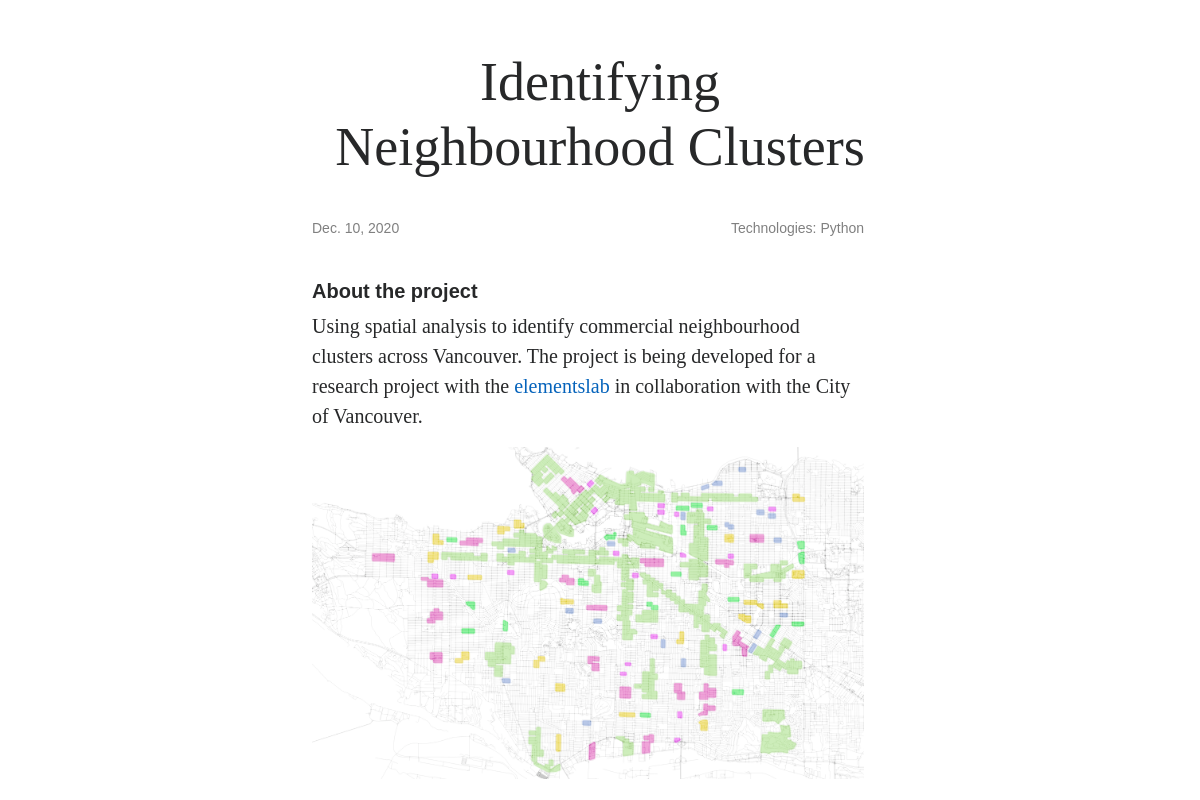
Screenshot of /3/ with the database file from the repository.
### projects/models.py (models this page shows, shortened)
class Project(models.Model):
	title = models.CharField(max_length=100)
	description = models.TextField()
	detailed_description = models.TextField(null=True, blank=True)
	date = models.DateField()
	image = models.FilePathField(path="static/img")
	technologies = MultiSelectField(choices=TECHS, default=(('python', 'Python')))
	link = models.URLField(null=True, blank=True)
	code = models.URLField(null=True, blank=True)
	filter = models.CharField(default='filter-gd', max_length=30)
	publish = models.BooleanField(default=True)
	model = models.URLField(null=True, blank=True)

### projects/views.py (the view)
# urls.py: path("<int:pk>/", views.project_detail, name="project_detail"),
def project_detail(request, pk):
    context = {'project': Project.objects.get(pk=pk)}
    return render(request, 'project_detail.html', context)

### projects/templates/project_detail.html (shortened to what this page needs)
{% load static %}
<html lang="en">
<head>
  <link href="{% static 'vendor/aos/aos.css' %}" rel="stylesheet">
  <link href="{% static 'vendor/bootstrap/css/bootstrap.min.css' %}" rel="stylesheet">
  <link href="{% static 'vendor/bootstrap-icons/bootstrap-icons.css' %}" rel="stylesheet">
  <link href="{% static 'vendor/boxicons/css/boxicons.min.css' %}" rel="stylesheet">
  <link href="{% static 'vendor/glightbox/css/glightbox.min.css' %}" rel="stylesheet">
  <link href="{% static 'vendor/swiper/swiper-bundle.min.css' %}" rel="stylesheet">
  <link href="{% static 'css/style.css' %}" rel="stylesheet">
</head>
<div class="row" style="width:50vw; margin:0 auto; margin-top: 50px">
<h3 class="section-title" style="font-family:Cormorant Garamond; font-size:54">{{ project.title }}</h3>
<div class="row">
    <div class="col-lg-6">
        <small style="color:gray; font-family:Helvetica">{{ project.date }}</small>
    </div>
        <div class="col-lg-6" align="right">
        <small style="color:gray; font-family:Helvetica">Technologies: {{ project.technologies }}</small>
    </div>
</div>
<div class="row" style="width:50vw; font-family:Charter; font-size:20; margin-top: 40px">
    <h6 style="font-family:Helvetica; font-weight: 600; font-size:20">About the project</h6>
    <p>{{ project.description|safe }}</p>
    <img src="{% static project.image %}" alt="">
</div>
<div class="row" style="width:50vw; margin:0 auto; font-family:Charter; font-size:20">
</div>
</div>
</html>

### static/css/style.css (style rules this page uses)
a { color: #0563bb; text-decoration: none; }
h1, h2, h3, h4, h5, h6 { font-family: "Raleway", sans-serif; }
.section-title { text-align: center; padding-bottom: 30px; }

### rows the page displays
Project: title "Identifying Neighbourhood Clusters", date "Dec. 10, 2020", technologies "Python", description "Using spatial analysis to identify commercial neighbourhood clusters across Vancouver. The project is being developed for a research project with the elementslab in collaboration with the City of Vancouver.", image (picture)
